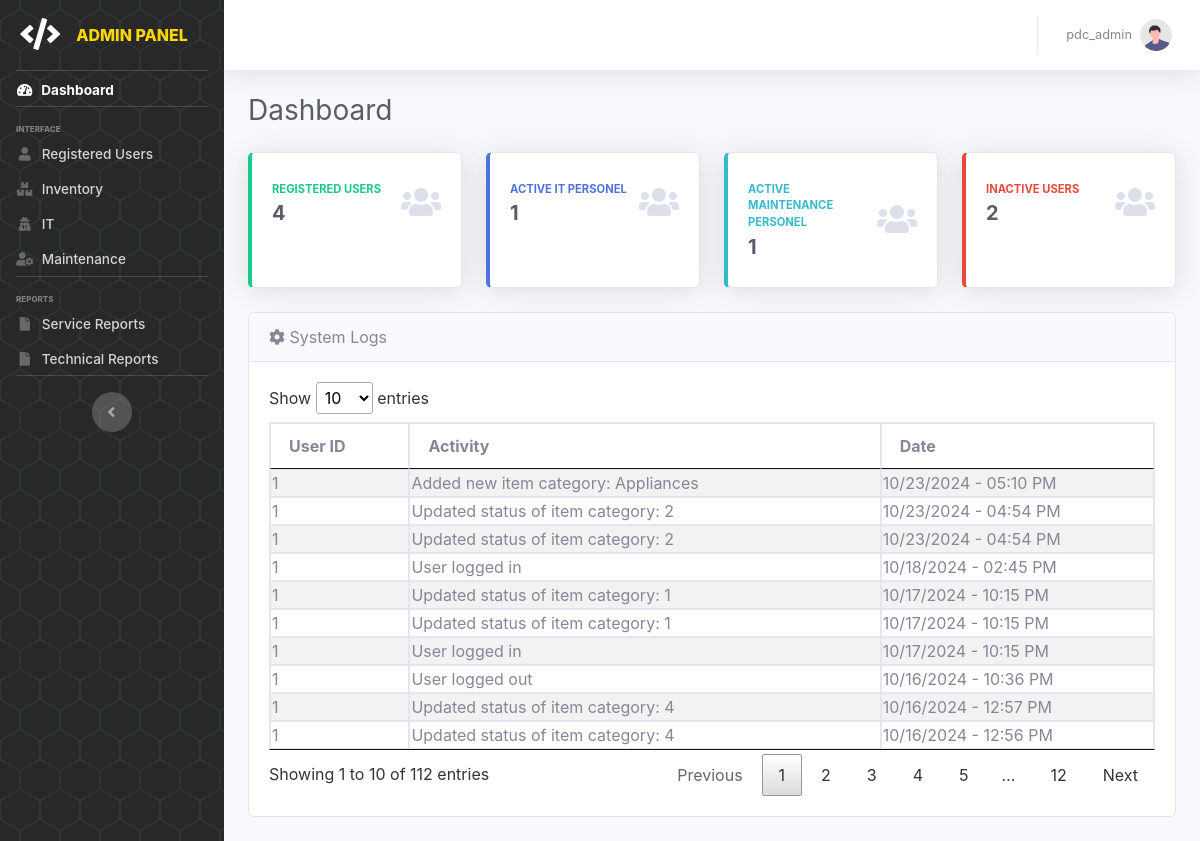
The app's page /pages/admin/dashboard (signed in) with its own data.
### tables this page shows
CREATE TABLE `tbl_auditlog` (
  `id` int(100) NOT NULL,
  `user_id` varchar(100) NOT NULL,
  `activity` varchar(2000) NOT NULL,
  `type` varchar(100) NOT NULL,
  `date_posted` datetime(6) NOT NULL DEFAULT current_timestamp(6)
);

### pages/admin/admin.dashboard.php (the view)
<?php
    include('admin.header.php');
?>
    <div class="container-fluid">
        <div class="d-sm-flex align-items-center justify-content-between mb-4">
            <h1 class="h3 mb-0 text-gray-800">Dashboard</h1>
        </div>
        <div class="row">
            <div class="col-xl-3 col-md-6 mb-4">
                <div class="card border-left-success shadow h-100 py-2">
                    <div class="card-body">
                        <div class="row no-gutters align-items-center">
                            <div class="col mr-2">
                                <div class="text-xs font-weight-bold text-success text-uppercase mb-1">
                                    Registered Users</div>
                                <div class="h5 mb-0 font-weight-bold text-gray-800">
                                    <?php
                                        $acc_qry = "SELECT COUNT(*) FROM tbl_useraccounts WHERE status='Active' AND id != '1'";
                                        $result = mysqli_query($conn, $acc_qry) or die(mysqli_error($conn));
                                        while ($row = mysqli_fetch_array($result)) {
                                            if($row[0] <= 0) {
                                                echo "0";
                                            }
                                            else {
                                                echo "$row[0]";
                                            }
                                        }
                                    ?>
                                </div>
                            </div>
                            <div class="col-auto">
                                <i class="fas fa-users fa-2x text-gray-300"></i>
                            </div>
                        </div>
                    </div>
                </div>
            </div>
            <div class="col-xl-3 col-md-6 mb-4">
                <div class="card border-left-primary shadow h-100 py-2">
                    <div class="card-body">
                        <div class="row no-gutters align-items-center">
                            <div class="col mr-2">
                                <div class="text-xs font-weight-bold text-primary text-uppercase mb-1">
                                    Active IT Personel</div>
                                <div class="h5 mb-0 font-weight-bold text-gray-800"><?php echo '1';?></div>
                            </div>
                            <div class="col-auto">
                                <i class="fas fa-users fa-2x text-gray-300"></i>
                            </div>
                        </div>
                    </div>
                </div>
            </div>
            <div class="col-xl-3 col-md-6 mb-4">
                <div class="card border-left-info shadow h-100 py-2">
                    <div class="card-body">
                        <div class="row no-gutters align-items-center">
                            <div class="col mr-2">
                                <div class="text-xs font-weight-bold text-info text-uppercase mb-1">Active Maintenance Personel
                                </div>
                                <div class="row no-gutters align-items-center">
                                    <div class="col-auto">
                                        <div class="h5 mb-0 mr-3 font-weight-bold text-gray-800"><?php echo '1';?></div>
                                    </div>
                                </div>
                            </div>
                            <div class="col-auto">
                                <i class="fas fa-users fa-2x text-gray-300"></i>
                            </div>
                        </div>
                    </div>
                </div>
            </div>
            <div class="col-xl-3 col-md-6 mb-4">
                <div class="card border-left-danger shadow h-100 py-2">
                    <div class="card-body">
                        <div class="row no-gutters align-items-center">
                            <div class="col mr-2">
                                <div class="text-xs font-weight-bold text-danger text-uppercase mb-1">
                                    Inactive Users</div>
                                <div class="h5 mb-0 font-weight-bold text-gray-800">
                                    <?php
                                        $inacc_qry = "SELECT COUNT(*) FROM tbl_useraccounts WHERE status='Inactive'";
                                        $result4 = mysqli_query($conn, $inacc_qry) or die(mysqli_error($conn));
                                        while ($row4 = mysqli_fetch_array($result4)) {
                                            if($row4[0] <= 0) {
                                                echo "0";
                                            }
                                            else {
                                                echo "$row4[0]";
                                            }
                                        }
                                    ?>
                                </div>
                            </div>
                            <div class="col-auto">
                                <i class="fas fa-users fa-2x text-gray-300"></i>
                            </div>
                        </div>
                    </div>
                </div>
            </div>
        </div>
        <div class="row">
            <div class="col-lg-12">
                <div class="card mb-4">
                    <div class="card-header">
                        <i class="fas fa-gear"></i>&nbsp;System Logs
                    </div>
                    <div class="card-body">
                        <div class="table-responsive">
                            <table class="table table-bordered table-striped table-sm w-100" id="syslogtbl">
                                <thead>
                                    <th>User ID</th>
                                    <th>Activity</th>
                                    <th>Date</th>
                                </thead>
                                <tbody>
                                <?php
                                    $adlog_qry = mysqli_query($conn, "SELECT * FROM tbl_auditlog ORDER BY date_posted DESC");
                                    while($adlog_res=mysqli_fetch_array($adlog_qry)){
                                        $createDT = new DateTime($adlog_res["date_posted"]);
                                ?>
                                <tr>
                                    <td><?php echo $adlog_res['user_id']; ?></td>
                                    <td><?php echo $adlog_res['activity']; ?></td>
                                    <td><?php echo $formattedDate = $createDT->format('m/d/Y - h:i A'); ?></td>
                                </tr>
                                <?php } ?>
                                </tbody>
                            </table>
                        </div>
                    </div>
                </div>
            </div>
        </div>
    </div>
<?php include('admin.footer.php'); ?>

### pages/index.php (shortened to what this page needs)
<?php
$page = isset($_GET['page']) ? $_GET['page'] : 'home';
if (strpos($page, 'admin/') === 0) {
    $admin_page = str_replace('admin/', '', $page);
    if ($_SERVER['REQUEST_METHOD'] === 'POST') {
        switch ($admin_page) {
            case 'edit-profile':
                include 'admin/process.profile-edit.php';
                break;
            case 'update-adpassw':
                include 'admin/process.admin-passw.php';
                break;
            case 'add-user':
                include 'admin/process.register.php';
                break;
            case 'edit-user':
                include 'admin/process.edit.user.php';
                break;
            case 'update-userpassw':
                include 'admin/process.reset.php';
                break;
            case 'add-category':
                include 'admin/process.add-category.php';
                break;
            case 'edit-category':
                include 'admin/process.edit-categ.php';
                break;
            case 'add-itemlist':
                include 'admin/process.add-itemlist.php';
                break;
        }
    } else {
        switch ($admin_page) {
            case 'dashboard':
                include 'admin/admin.dashboard.php';
                break;
        }
    }
}
?>

### pages/admin/admin.header.php (shortened to what this page needs)
<!DOCTYPE html>
<html lang="en">
    <head>
        <link href="../../assets/vendor/bootstrap-icons/bootstrap-icons.css" rel="stylesheet">
        <link href="../../assets/vendor/fontawesome/css/all.min.css" rel="stylesheet">
        <link href="../../assets/vendor/swiper/swiper-bundle.min.css" rel="stylesheet">
        <link href="../../assets/vendor/datatables/jquery.dataTables.min.css" rel="stylesheet">
        <link rel="stylesheet" href="https://stackpath.bootstrapcdn.com/font-awesome/4.7.0/css/font-awesome.min.css">
        <link href="../../assets/css/main.style.css" rel="stylesheet">
    </head>
    <body id="page-top">
        <div id="wrapper">
            <ul class="navbar-nav sidebar sidebar-dark accordion" id="accordionSidebar">
                <a class="sidebar-brand d-flex align-items-center justify-content-center" href="dashboard">
                    <div class="sidebar-brand-icon">
                        <i class="fas fa-code"></i>
                    </div>
                    <div class="sidebar-brand-text mx-3" style="color: #FFD700;">ADMIN PANEL</div>
                </a>
                <hr class="sidebar-divider my-0">
                <li class="nav-item <?php echo ($page == 'admin/dashboard') ? 'active' : ''; ?>">
                    <a class="nav-link" href="dashboard">
                        <i class="fas fa-fw fa-tachometer-alt fa-sm"></i>
                        <span>Dashboard</span>
                    </a>
                </li>
                <hr class="sidebar-divider">
                <div class="sidebar-heading">
                    Interface
                </div>
                <li class="nav-item <?php echo in_array($page, ['admin/add-user', 'admin/edit-user', 'admin/users']) ? 'active' : ''; ?>">
                    <a class="nav-link" href="users">
                        <i class="fas fa-fw fa-user fa-sm"></i>
                        <span>Registered Users</span>
                    </a>
                </li>
                <li class="nav-item <?php echo in_array($page, ['admin/add-category', 'admin/inventory','admin/item-list', 'admin/add-itemlist']) ? 'active' : ''; ?>">
                    <a class="nav-link" href="inventory">
                        <i class="fas fa-fw fa-boxes fa-sm"></i>
                        <span>Inventory</span>
                    </a>
                </li>
                <li class="nav-item <?php echo in_array($page, ['admin/add-it', 'admin/it']) ? 'active' : ''; ?>">
                    <a class="nav-link" href="it">
                        <i class="fas fa-fw fa-user-secret fa-sm"></i>
                        <span>IT</span>
                    </a>
                </li>
                <li class="nav-item <?php echo in_array($page, ['admin/add-maintenance', 'admin/maintenance']) ? 'active' : ''; ?>">
                    <a class="nav-link" href="maintenance">
                        <i class="fas fa-fw fa-user-cog fa-sm"></i>
                        <span>Maintenance</span>
                    </a>
                </li>
                <hr class="sidebar-divider d-none d-md-block">
                <div class="sidebar-heading">
                    Reports
                </div>
                <li class="nav-item">
                    <a class="nav-link" href="service-report">
                        <i class="fas fa-fw fa-file fa-sm"></i>
                        <span>Service Reports</span>
                    </a>
                </li>
                <li class="nav-item">
                    <a class="nav-link" href="technical-report">
                        <i class="fas fa-fw fa-file fa-sm"></i>
                        <span>Technical Reports</span>
                    </a>
                </li>
                <hr class="sidebar-divider d-none d-md-block">
                <div class="text-center d-none d-md-inline">
                    <button class="rounded-circle border-0" id="sidebarToggle"></button>
                </div>
            </ul>
            <div id="content-wrapper" class="d-flex flex-column">
                <div id="content">
                    <?php include_once('admin.topbar.php');?>

### pages/admin/admin.topbar.php (shortened to what this page needs)
<nav class="navbar navbar-expand navbar-light bg-white topbar mb-4 static-top shadow">
<ul class="navbar-nav ml-auto">
    <li class="nav-item dropdown no-arrow">
        <a class="nav-link dropdown-toggle" href="#" id="userDropdown" role="button"
            data-toggle="dropdown" aria-haspopup="true" aria-expanded="false">
    <span class="mr-2 d-none d-lg-inline text-gray-600 small"><?php echo $_SESSION['username']; ?></span>
            <img class="img-profile rounded-circle"
                src="../../img/undraw_profile.svg">
        </a>
    </li>
</ul>
</nav>

### pages/admin/admin.footer.php (shortened to what this page needs)
            </div>
        </div>
    </div>
</body>
</html>

### records on screen
tbl_auditlog: user "1", activity "Added new item category: Appliances", date_posted "10/23/2024 - 05:10 PM"
tbl_auditlog: user "1", activity "Updated status of item category: 2", date_posted "10/23/2024 - 04:54 PM"
tbl_auditlog: user "1", activity "Updated status of item category: 2", date_posted "10/23/2024 - 04:54 PM"
tbl_auditlog: user "1", activity "User logged in", date_posted "10/18/2024 - 02:45 PM"
tbl_auditlog: user "1", activity "Updated status of item category: 1", date_posted "10/17/2024 - 10:15 PM"
tbl_auditlog: user "1", activity "Updated status of item category: 1", date_posted "10/17/2024 - 10:15 PM"
tbl_auditlog: user "1", activity "User logged in", date_posted "10/17/2024 - 10:15 PM"
tbl_auditlog: user "1", activity "User logged out", date_posted "10/16/2024 - 10:36 PM"
tbl_auditlog: user "1", activity "Updated status of item category: 4", date_posted "10/16/2024 - 12:57 PM"
tbl_auditlog: user "1", activity "Updated status of item category: 4", date_posted "10/16/2024 - 12:56 PM"

### other values on screen
$_SESSION['username'] "pdc_admin"
$row[0] "4"
$row4[0] "2"
